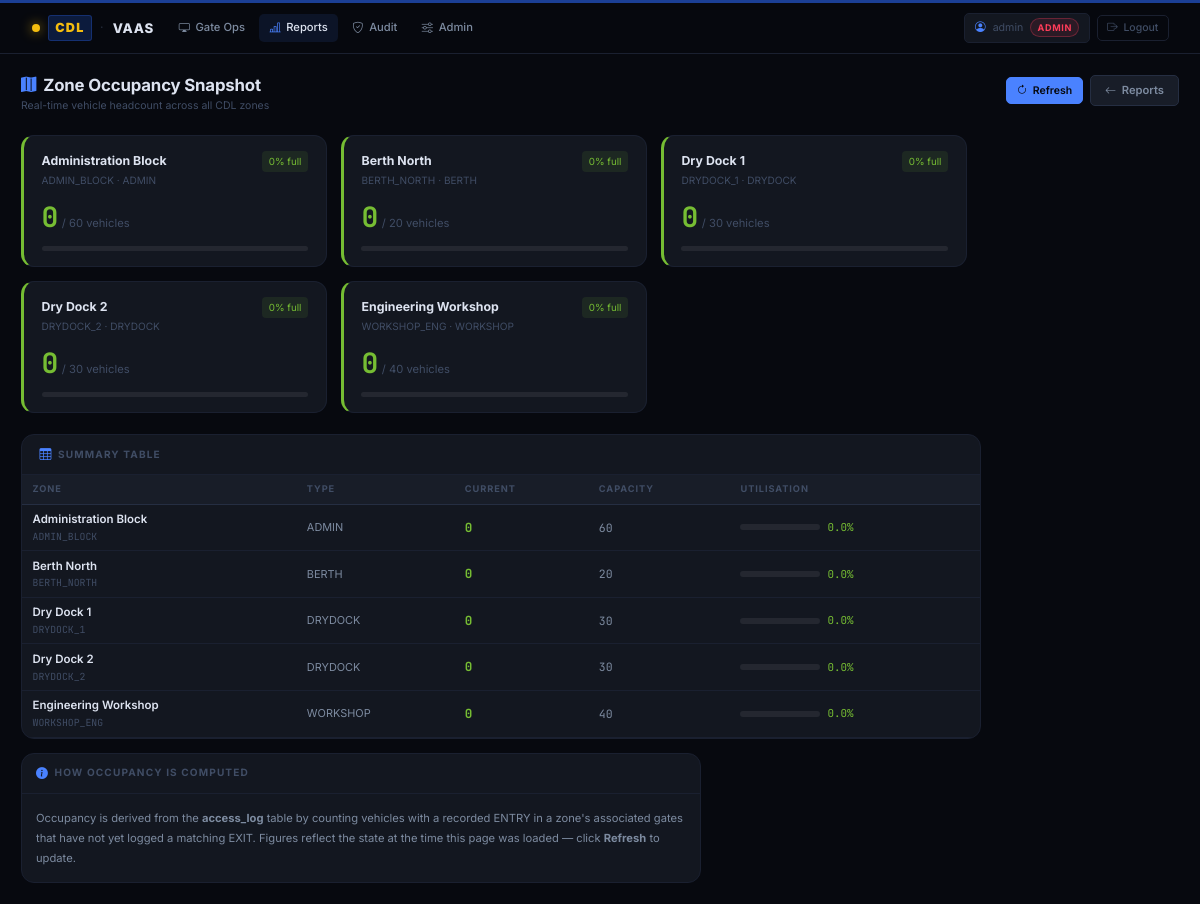
Page /manager/reports/zone-occupancy (signed in) on the committed database.
### tables this page shows
CREATE TABLE cdl_zones (
    zone_id          TEXT PRIMARY KEY,
    zone_name        TEXT NOT NULL,
    zone_type        TEXT NOT NULL CHECK(zone_type IN
                          ('DRYDOCK','BERTH','WORKSHOP','ADMIN','SECURITY')),
    associated_gates TEXT NOT NULL,
    vehicle_capacity INTEGER NOT NULL DEFAULT 50
);

### webapp/routes/manager.py (the view)
@manager_bp.route("/reports/zone-occupancy")
@requires_role("MANAGER", "ADMIN")
def zone_occupancy_view():
    rows = zone_occupancy_snapshot(g.db)
    return render_template("manager/zone_occupancy.html", rows=rows)

### webapp/auth.py (called while the page is built)
def requires_role(*allowed: str):
    def decorator(fn):
        @wraps(fn)
        def wrapper(*args, **kwargs):
            if "user_id" not in session:
                return redirect(url_for("auth.login", next=request.path))
            user_role = session.get("role", "")
            user_rank = ROLE_RANK.get(user_role, 0)
            min_rank = min(ROLE_RANK[r] for r in allowed)
            if user_rank < min_rank:
                return ("Forbidden — role required: " + " or ".join(allowed)), 403
            return fn(*args, **kwargs)
        return wrapper
    return decorator

### webapp/templates/manager/zone_occupancy.html (shortened to what this page needs)
{% extends "base.html" %}
{% block content %}
<div class="page-header">
  <div class="page-header-left">
    <h1 class="page-title"><i class="bi bi-map-fill"></i> Zone Occupancy Snapshot</h1>
    <p class="page-subtitle">Real-time vehicle headcount across all CDL zones</p>
  </div>
  <div class="page-actions">
    <a class="btn btn-primary btn-sm" href="{{ url_for('manager.zone_occupancy_view') }}">
      <i class="bi bi-arrow-clockwise"></i> Refresh
    </a>
    <a class="btn btn-secondary" href="{{ url_for('manager.home') }}">
      <i class="bi bi-arrow-left"></i> Reports
    </a>
  </div>
</div>
<div class="row g-3 mb-4" style="max-width:960px">
{% for r in rows %}
  {% set pct = r.utilisation_pct | round(0) | int %}
  {% if pct >= 90 %}
    {% set accent = 'var(--red)' %}
    {% set bg = 'rgba(255,61,90,.10)' %}
  {% elif pct >= 65 %}
    {% set accent = 'var(--amber)' %}
    {% set bg = 'rgba(244,189,15,.10)' %}
  {% else %}
    {% set accent = 'var(--green)' %}
    {% set bg = 'rgba(118,189,51,.10)' %}
  {% endif %}
  <div class="col-md-6 col-lg-4">
    <div class="panel h-100" style="border-left:3px solid {{ accent }}">
      <div class="panel-body" style="padding:1.1rem 1.25rem">
        <div class="d-flex justify-content-between align-items-start mb-2">
          <div>
            <div style="font-weight:700;font-size:.88rem;color:var(--text-primary)">{{ r.zone_name }}</div>
            <div style="font-size:.72rem;color:var(--text-muted);margin-top:.15rem">
              {{ r.zone_id }} &middot; {{ r.zone_type }}
            </div>
          </div>
          <span style="font-size:.7rem;padding:.18rem .5rem;border-radius:4px;
            background:{{ bg }};color:{{ accent }};white-space:nowrap">
            {{ pct }}% full
          </span>
        </div>
        <div class="d-flex align-items-baseline gap-1 mb-2">
          <span style="font-size:2rem;font-weight:700;font-family:var(--font-mono);color:{{ accent }}">
            {{ r.current_occupancy }}
          </span>
          <span style="font-size:.8rem;color:var(--text-muted)">/ {{ r.capacity_vehicles }} vehicles</span>
        </div>
        <div style="background:rgba(255,255,255,.07);border-radius:3px;height:5px;overflow:hidden">
        </div>
      </div>
    </div>
  </div>
{% endfor %}
</div>
{% if rows %}
<div class="report-card" style="max-width:960px">
  <div class="panel-header" style="padding:.75rem 1.25rem">
    <span class="panel-title"><i class="bi bi-table"></i> Summary Table</span>
  </div>
  <div class="report-table-wrap">
    <table class="vaas-table">
      <thead>
        <tr>
          <th>Zone</th>
          <th>Type</th>
          <th>Current</th>
          <th>Capacity</th>
          <th>Utilisation</th>
        </tr>
      </thead>
      <tbody>
      {% for r in rows %}
        {% set pct = r.utilisation_pct | round(1) %}
        <tr>
          <td>
            <div style="font-weight:600;font-size:.82rem">{{ r.zone_name }}</div>
            <div style="font-size:.7rem;color:var(--text-muted);font-family:var(--font-mono)">{{ r.zone_id }}</div>
          </td>
          <td style="font-size:.78rem;color:var(--text-secondary)">{{ r.zone_type }}</td>
          <td style="font-family:var(--font-mono);font-weight:700;font-size:.9rem;
            color:{% if r.utilisation_pct >= 90 %}var(--red){% elif r.utilisation_pct >= 65 %}var(--amber){% else %}var(--green){% endif %}">
            {{ r.current_occupancy }}
          </td>
          <td style="font-family:var(--font-mono);font-size:.82rem;color:var(--text-secondary)">
            {{ r.capacity_vehicles }}
          </td>
          <td>
            <div class="d-flex align-items-center gap-2">
              <div style="background:rgba(255,255,255,.07);border-radius:3px;height:6px;
                width:80px;overflow:hidden;flex-shrink:0">
              </div>
              <span style="font-family:var(--font-mono);font-size:.78rem;
                color:{% if pct >= 90 %}var(--red){% elif pct >= 65 %}var(--amber){% else %}var(--green){% endif %}">
                {{ pct }}%
              </span>
            </div>
          </td>
        </tr>
      {% endfor %}
      </tbody>
    </table>
  </div>
</div>
{% endif %}
<div class="panel mt-3" style="max-width:680px">
  <div class="panel-header">
    <span class="panel-title"><i class="bi bi-info-circle-fill"></i> How Occupancy Is Computed</span>
  </div>
  <div class="panel-body" style="font-size:.8rem;line-height:1.8;color:var(--text-secondary)">
    Occupancy is derived from the <strong>access_log</strong> table by counting vehicles with a
    recorded ENTRY in a zone's associated gates that have not yet logged a matching EXIT.
    Figures reflect the state at the time this page was loaded — click
    <strong>Refresh</strong> to update.
  </div>
</div>
{% endblock %}

### webapp/templates/base.html (shortened to what this page needs)
<!doctype html>
<html lang="en" data-bs-theme="dark">
<head>
<link rel="stylesheet" href="https://cdn.jsdelivr.net/npm/bootstrap@5.3.3/dist/css/bootstrap.min.css">
<link rel="stylesheet" href="https://cdn.jsdelivr.net/npm/bootstrap-icons@1.11.3/font/bootstrap-icons.min.css">
<link rel="stylesheet" href="{{ url_for('static', filename='css/app.css') }}">
</head>
<body>
<nav class="navbar navbar-expand-lg">
  <div class="container-fluid px-3">
    <a class="navbar-brand" href="{{ url_for('index') if 'index' in (url_for('index') or '') else '/' }}">
      <div class="brand-dot"></div>
      <span class="brand-cdl">CDL</span>
      <span class="brand-sep">·</span>
      VAAS
    </a>
    <div class="collapse navbar-collapse" id="mainNav">
      <ul class="navbar-nav me-auto gap-1 mt-2 mt-lg-0">
        {% if session.user_id %}
          <li class="nav-item">
            <a class="nav-link {% if request.endpoint and 'operator' in request.endpoint %}active{% endif %}"
               href="{{ url_for('operator.dashboard') }}">
              <i class="bi bi-display"></i> Gate Ops
            </a>
          </li>
          {% if session.role in ['MANAGER','ADMIN'] %}
            <li class="nav-item">
              <a class="nav-link {% if request.endpoint and 'manager' in request.endpoint %}active{% endif %}"
                 href="{{ url_for('manager.home') }}">
                <i class="bi bi-bar-chart-line"></i> Reports
              </a>
            </li>
            <li class="nav-item">
              <a class="nav-link {% if request.endpoint and 'audit' in (request.endpoint or '') %}active{% endif %}"
                 href="{{ url_for('manager.audit') }}">
                <i class="bi bi-shield-check"></i> Audit
              </a>
            </li>
          {% endif %}
          {% if session.role == 'ADMIN' %}
            <li class="nav-item">
              <a class="nav-link {% if request.endpoint and request.endpoint.startswith('admin') %}active{% endif %}"
                 href="{{ url_for('admin.home') }}">
                <i class="bi bi-sliders"></i> Admin
              </a>
            </li>
          {% endif %}
        {% endif %}
      </ul>
      <ul class="navbar-nav align-items-center gap-2 mt-2 mt-lg-0">
        {% if session.user_id %}
          <li class="nav-item">
            <div class="nav-user">
              <i class="bi bi-person-circle" style="color:var(--blue)"></i>
              <span>{{ session.username }}</span>
              <span class="role-badge role-{{ session.role }}">{{ session.role }}</span>
            </div>
          </li>
          <li class="nav-item">
            <a class="nav-link nav-logout" href="{{ url_for('auth.logout') }}">
              <i class="bi bi-box-arrow-right"></i> Logout
            </a>
          </li>
        {% endif %}
      </ul>
    </div>
  </div>
</nav>
<main class="page-wrapper">
  {% block content %}{% endblock %}
</main>
</body>
</html>

### rows in the picture
cdl_zones: username "admin", role "ADMIN", zone_name "Administration Block", zone_id "ADMIN_BLOCK", zone_type "ADMIN", pct "0", current_occupancy "0", capacity_vehicles "60", pct "0.0"
cdl_zones: zone_name "Berth North", zone_id "BERTH_NORTH", zone_type "BERTH", pct "0", current_occupancy "0", capacity_vehicles "20", pct "0.0"
cdl_zones: zone_name "Dry Dock 1", zone_id "DRYDOCK_1", zone_type "DRYDOCK", pct "0", current_occupancy "0", capacity_vehicles "30", pct "0.0"
cdl_zones: zone_name "Dry Dock 2", zone_id "DRYDOCK_2", zone_type "DRYDOCK", pct "0", current_occupancy "0", capacity_vehicles "30", pct "0.0"
cdl_zones: zone_name "Engineering Workshop", zone_id "WORKSHOP_ENG", zone_type "WORKSHOP", pct "0", current_occupancy "0", capacity_vehicles "40", pct "0.0"
